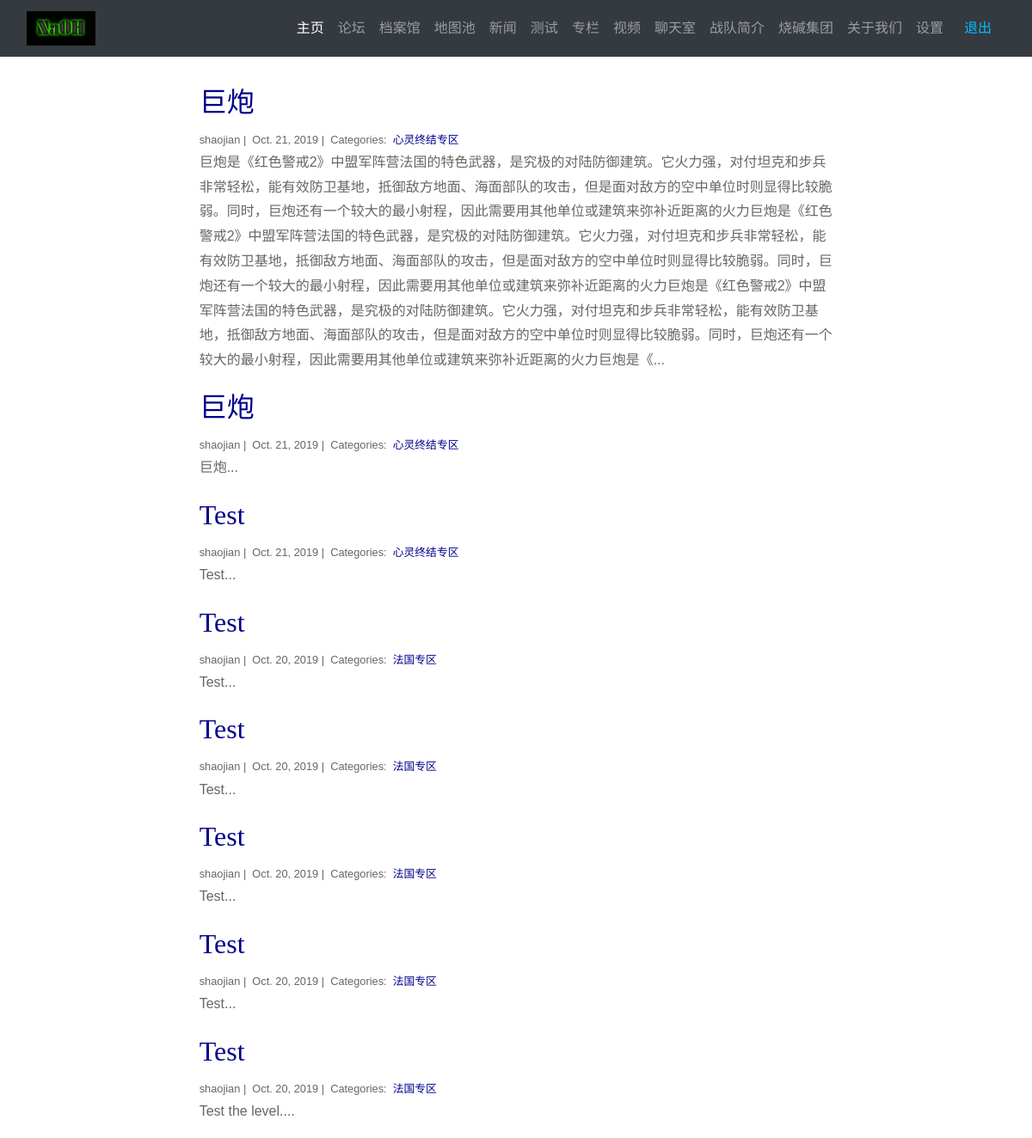
Screenshot of /setting/my_post (signed in) with the database file from the repository.
### blog/models.py (models this page shows)
class Post(models.Model):
    title = models.CharField(max_length=255)
    author = models.CharField(max_length=100)
    body = models.TextField()
    created_on = models.DateTimeField(auto_now_add=True)
    last_modified = models.DateTimeField(auto_now=True)
    categories = models.ManyToManyField('Category', related_name='posts')

class Category(models.Model):
    name = models.CharField(max_length=20)

### projects/views.py (the view)
# urls.py: path("setting/my_post", views.my_post, name="my_post"),
def my_post(request):
    posts = Post.objects.filter(
        author=request.user.username
    ).order_by(
        '-created_on'
    )
    language = select_language(request)
    context = {
        'language': language,
        "posts": posts
    }
    return render(request, "my_post.html", context)

### cart/context_processors.py (called while the page is built)
def select_language(request):
    language = 'English'
    if request.user.is_authenticated:
        if request.session.get(request.user.username, None) == None:
            request.session[request.user.username] = 'Chinese'
        language = request.session[request.user.username]
    return language

def cart(request):
	return {'cart': Cart(request), 'language': select_language(request)}

### projects/utils.py (called while the page is built)
def select_language(request):
    language = 'English'
    if request.user.is_authenticated:
        if request.session.get(request.user.username, None) == None:
            request.session[request.user.username] = 'Chinese'
        language = request.session[request.user.username]
    return language

### projects/templates/my_post.html
{% extends "base.html" %}
{% load static %}
{% block page_content %}
<br>
<div class="col-md-8 offset-md-2">
{% for post in posts %}
    <h2><a style="color: #00008B;" href="{% url 'blog_detail' post.pk%}">{{ post.title }}</a></h2>
    <small>
        {{ post.author }} |&nbsp;
        {{ post.created_on.date }} |&nbsp;
        Categories:&nbsp;
        {% for category in post.categories.all %}
        <a style="color: #00008B;" href="{% url 'blog_category' category.name %}">
            {{ category.name }}
        </a>&nbsp;
        {% endfor %}
    </small>
    <p>{{ post.body | slice:":400" }}...</p>
{% endfor %}
</div>
{% endblock %}

### NaOH_camp/templates/base.html (style rules this page uses)
a { font-family: 'Libre Baskerville', serif; }

### rows the page displays
Post: title "巨炮", author "shaojian", created_on "Oct. 21, 2019", body "巨炮是《红色警戒2》中盟军阵营法国的特色武器，是究极的对陆防御建筑。它火力强，对付坦克和步兵非常轻松，能有效防卫基地，抵御敌方地面、海面部队的攻击，但是面对敌方的空中单位时则显得比较脆弱。同时，巨炮还有一个较大的最小射程，因此需要用其他单位或建筑来弥补近距离的火力巨炮是《红色警戒2》中盟军阵营法国的特色武器，是究极的对陆防御建筑。它火力强，对付坦克和步兵非常轻松，能有效防卫基地，抵御敌方地面、海面部队的攻击，但是面对敌方的空中单位时则显得比较脆弱。同时，巨炮还有一个较大的最小射程，因此需要用其他单位或建筑来弥补近距离的火力巨炮是《红色警戒2》中盟军阵营法国的特色武器，是究极的对陆防御建筑。它火力强，对付坦克和步兵非常轻松，能有效防卫基地，抵御敌方地面、海面部队的攻击，但是面对敌方的空中单位时则显得比较脆弱。同时，巨炮还有一个较大的最小射程，因此需要用其他单位或建筑来弥补近距离的火力巨炮是《"
Category: name "心灵终结专区"
Post: title "巨炮", author "shaojian", created_on "Oct. 21, 2019", body "巨炮"
Post: title "Test", author "shaojian", created_on "Oct. 21, 2019", body "Test"
Post: title "Test", author "shaojian", created_on "Oct. 20, 2019", body "Test"
Category: name "法国专区"
Post: title "Test", author "shaojian", created_on "Oct. 20, 2019", body "Test"
Post: title "Test", author "shaojian", created_on "Oct. 20, 2019", body "Test"
Post: title "Test", author "shaojian", created_on "Oct. 20, 2019", body "Test"
Post: title "Test", author "shaojian", created_on "Oct. 20, 2019", body "Test the level."
